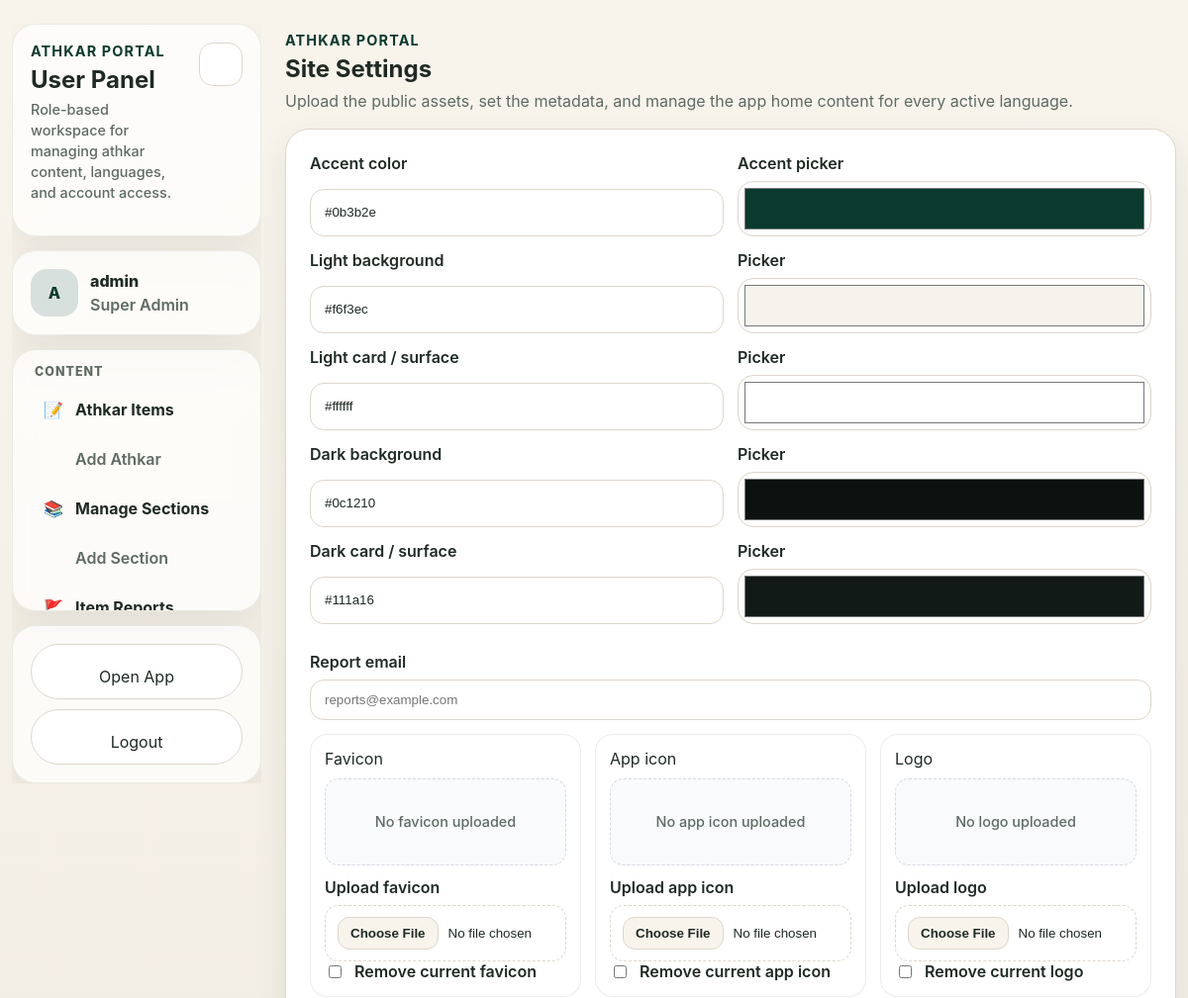
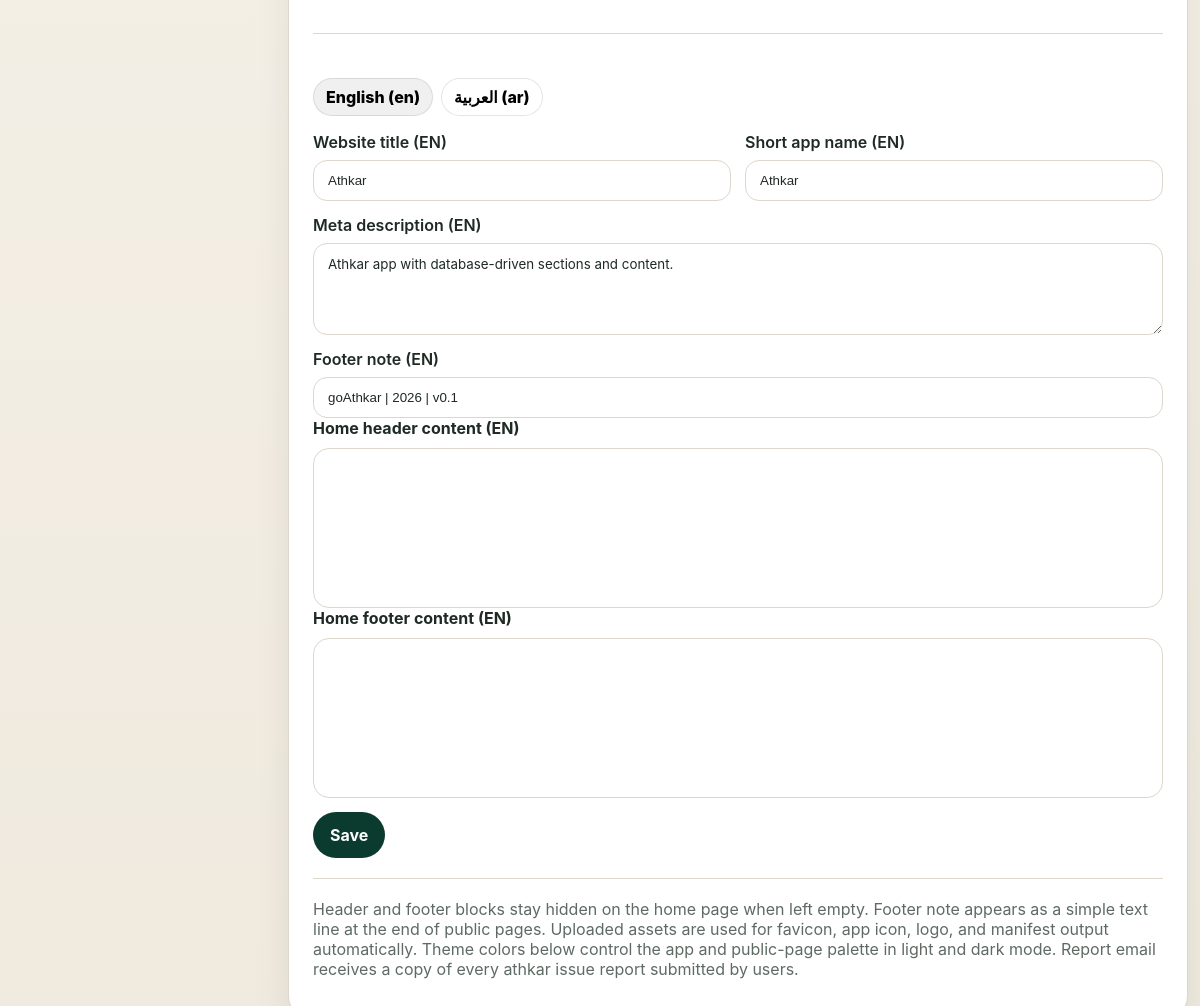
The app's page /user/site-content.php (signed in) with its own data (2 pictures, top to bottom).
### tables this page shows
CREATE TABLE IF NOT EXISTS app_languages (
  code VARCHAR(8) NOT NULL PRIMARY KEY,
  label VARCHAR(64) NOT NULL,
  native_label VARCHAR(64) NOT NULL,
  dir ENUM('ltr','rtl') NOT NULL DEFAULT 'ltr',
  is_active TINYINT(1) NOT NULL DEFAULT 1,
  display_order INT UNSIGNED NOT NULL DEFAULT 1,
  created_at TIMESTAMP NOT NULL DEFAULT CURRENT_TIMESTAMP,
  updated_at TIMESTAMP NOT NULL DEFAULT CURRENT_TIMESTAMP ON UPDATE CURRENT_TIMESTAMP
);

### config/i18n.php (called while the page is built, shortened)
<?php
function get_languages(PDO $pdo, bool $onlyActive = false): array
{
    try {
        $has = (bool)$pdo->query("SHOW TABLES LIKE 'app_languages'")->fetchColumn();
        if ($has) {
            $sql = "SELECT code, label, native_label, COALESCE(dir, CASE WHEN code = 'ar' THEN 'rtl' ELSE 'ltr' END) AS dir, is_active, display_order FROM app_languages";
            if ($onlyActive) $sql .= ' WHERE is_active = 1';
            $sql .= ' ORDER BY display_order ASC, code ASC';
            $rows = $pdo->query($sql)->fetchAll();
            if (is_array($rows) && $rows) return $rows;
        }
    } catch (Throwable $e) {
    }
    $fallback = [
        ['code' => 'en', 'label' => 'English', 'native_label' => 'English', 'dir' => 'ltr', 'is_active' => 1, 'display_order' => 1],
        ['code' => 'ar', 'label' => 'Arabic', 'native_label' => 'العربية', 'dir' => 'rtl', 'is_active' => 1, 'display_order' => 2],
    ];
    return $onlyActive ? $fallback : $fallback;
}
function get_site_content(PDO $pdo, string $lang, array $defaults = []): array
{
    $keys = array_keys($defaults);
    $out = $defaults;
    try {
        $hasNew = (bool)$pdo->query("SHOW TABLES LIKE 'site_content_i18n'")->fetchColumn();
        if ($hasNew) {
            if ($keys) {
                $placeholders = implode(',', array_fill(0, count($keys), '?'));
                $stmt = $pdo->prepare("SELECT content_key, value FROM site_content_i18n WHERE lang = ? AND content_key IN ($placeholders)");
                $stmt->execute(array_merge([$lang], $keys));
            } else {
                $stmt = $pdo->prepare('SELECT content_key, value FROM site_content_i18n WHERE lang = ?');
                $stmt->execute([$lang]);
            }
            foreach ($stmt->fetchAll() as $row) {
                $out[$row['content_key']] = $row['value'];
            }
            if ($lang !== 'en') {
                if ($keys) {
                    $placeholders = implode(',', array_fill(0, count($keys), '?'));
                    $stmt2 = $pdo->prepare("SELECT content_key, value FROM site_content_i18n WHERE lang = 'en' AND content_key IN ($placeholders)");
                    $stmt2->execute($keys);
                } else {
                    $stmt2 = $pdo->query("SELECT content_key, value FROM site_content_i18n WHERE lang = 'en'");
                }
                foreach ($stmt2->fetchAll() as $row) {
                    if (!isset($out[$row['content_key']]) || trim((string)$out[$row['content_key']]) === '') {
                        $out[$row['content_key']] = $row['value'];
                    }
                }
            }
            return $out;
        }
    } catch (Throwable $e) {
    }
    return $out;
}

### config/lang_admin.php (called while the page is built, shortened)
<?php
require_once __DIR__ . '/i18n.php';
function admin_language_rows(PDO $pdo, bool $activeOnly = false): array
{
    return get_languages($pdo, $activeOnly);
}
function admin_edit_language_rows(PDO $pdo): array
{
    $rows = admin_language_rows($pdo, true);
    return $rows ?: admin_language_rows($pdo, false);
}

### config/auth.php (called while the page is built, shortened)
<?php
function esc(?string $value): string
{
    return htmlspecialchars((string)$value, ENT_QUOTES, 'UTF-8');
}

### user/site-content.php (the view, shortened to what this page needs)
<?php
require_once __DIR__ . '/../config/auth.php';
require_once __DIR__ . '/../config/i18n.php';
require_once __DIR__ . '/../config/lang_admin.php';
$pdo = app_pdo();
$languages = admin_edit_language_rows($pdo);
$langCodes = array_map(fn($row) => $row['code'], $languages);
$defaultsGlobal = [
    'theme_color' => '#0b3b2e',
    'favicon_url' => '',
    'app_icon_url' => '',
    'logo_url' => '',
    'report_email' => '',
    'theme_light_bg' => '#f6f3ec',
    'theme_light_surface' => '#ffffff',
    'theme_dark_bg' => '#0c1210',
    'theme_dark_surface' => '#111a16',
];
$defaultLangContent = [
    'site_title' => 'Athkar',
    'site_short_name' => 'Athkar',
    'site_description' => 'Athkar app with database-driven sections and content.',
    'home_header' => '',
    'home_footer' => '',
    'footer_note' => 'goAthkar | 2026 | v0.1',
];
function load_site_lang(PDO $pdo, string $lang, array $defaults): array {
    return get_site_content($pdo, $lang, array_merge([
        'theme_color' => '#0b3b2e',
        'favicon_url' => '',
        'app_icon_url' => '',
        'logo_url' => '',
        'report_email' => '',
        'theme_light_bg' => '#f6f3ec',
        'theme_light_surface' => '#ffffff',
        'theme_dark_bg' => '#0c1210',
        'theme_dark_surface' => '#111a16',
    ], $defaults));
}
$content = [];
foreach ($langCodes as $code) $content[$code] = load_site_lang($pdo, $code, $defaultLangContent);
foreach ($langCodes as $code) $content[$code] = load_site_lang($pdo, $code, $defaultLangContent);
$globalSource = $content[$langCodes[0] ?? 'en'] ?? array_merge($defaultsGlobal, $defaultLangContent);
?><!DOCTYPE html>
<html lang="en">
<head>
  <link rel="stylesheet" href="../css/style.css" />
  <link rel="stylesheet" href="../css/admin.css" />
  <link rel="stylesheet" href="https://cdn.jsdelivr.net/npm/trix@2.1.16/dist/trix.css" />
</head>
<body class="admin-body">
  <main class="admin-app-shell">
    <?php $activePage = 'site'; include __DIR__ . '/_nav.php'; ?>
    <section class="admin-content">
      <header class="admin-page-header">
        <div class="admin-page-title">
          <p class="admin-eyebrow">Athkar Portal</p>
          <h1>Site Settings</h1>
          <p class="admin-subtitle">Upload the public assets, set the metadata, and manage the app home content for every active language.</p>
        </div>
      </header>
    <section class="admin-panel">
      <form method="post" class="admin-form-stack" enctype="multipart/form-data">
        <div class="admin-settings-grid">
          <label class="admin-inline-field"><span>Accent color</span><input class="admin-input" type="text" id="theme_color_input" name="theme_color" value="<?= esc($globalSource['theme_color'] ?? '#0b3b2e') ?>" /></label>
          <label class="admin-inline-field"><span>Accent picker</span><input class="admin-color-picker" type="color" value="<?= esc($globalSource['theme_color'] ?? '#0b3b2e') ?>" data-color-sync="theme_color_input" /></label>
          <label class="admin-inline-field"><span>Light background</span><input class="admin-input" type="text" id="theme_light_bg_input" name="theme_light_bg" value="<?= esc($globalSource['theme_light_bg'] ?? '#f6f3ec') ?>" /></label>
          <label class="admin-inline-field"><span>Picker</span><input class="admin-color-picker" type="color" value="<?= esc($globalSource['theme_light_bg'] ?? '#f6f3ec') ?>" data-color-sync="theme_light_bg_input" /></label>
          <label class="admin-inline-field"><span>Light card / surface</span><input class="admin-input" type="text" id="theme_light_surface_input" name="theme_light_surface" value="<?= esc($globalSource['theme_light_surface'] ?? '#ffffff') ?>" /></label>
          <label class="admin-inline-field"><span>Picker</span><input class="admin-color-picker" type="color" value="<?= esc($globalSource['theme_light_surface'] ?? '#ffffff') ?>" data-color-sync="theme_light_surface_input" /></label>
          <label class="admin-inline-field"><span>Dark background</span><input class="admin-input" type="text" id="theme_dark_bg_input" name="theme_dark_bg" value="<?= esc($globalSource['theme_dark_bg'] ?? '#0c1210') ?>" /></label>
          <label class="admin-inline-field"><span>Picker</span><input class="admin-color-picker" type="color" value="<?= esc($globalSource['theme_dark_bg'] ?? '#0c1210') ?>" data-color-sync="theme_dark_bg_input" /></label>
          <label class="admin-inline-field"><span>Dark card / surface</span><input class="admin-input" type="text" id="theme_dark_surface_input" name="theme_dark_surface" value="<?= esc($globalSource['theme_dark_surface'] ?? '#111a16') ?>" /></label>
          <label class="admin-inline-field"><span>Picker</span><input class="admin-color-picker" type="color" value="<?= esc($globalSource['theme_dark_surface'] ?? '#111a16') ?>" data-color-sync="theme_dark_surface_input" /></label>
        </div>
        <div class="admin-settings-grid" style="margin-top:14px">
          <label class="admin-inline-field admin-span-2"><span>Report email</span><input class="admin-input" type="email" name="report_email" value="<?= esc($globalSource['report_email'] ?? '') ?>" placeholder="reports@example.com" /></label>
        </div>
        <div class="site-asset-grid">
          <section class="site-asset-card">
            <p class="admin-note-title">Favicon</p>
            <div class="site-asset-preview">
              <?php if (!empty($globalSource['favicon_url'])): ?><img src="<?= esc($globalSource['favicon_url']) ?>" alt="Current favicon" /><?php else: ?><span class="admin-help-inline">No favicon uploaded</span><?php endif; ?>
            </div>
            <label class="admin-inline-field"><span>Upload favicon</span><input class="admin-file-input" type="file" name="favicon_file" accept=".ico,image/png,image/svg+xml,image/webp" /></label>
            <label class="admin-checkbox"><input type="checkbox" name="remove_favicon" value="1" /><span>Remove current favicon</span></label>
          </section>
          <section class="site-asset-card">
            <p class="admin-note-title">App icon</p>
            <div class="site-asset-preview">
              <?php if (!empty($globalSource['app_icon_url'])): ?><img src="<?= esc($globalSource['app_icon_url']) ?>" alt="Current app icon" /><?php else: ?><span class="admin-help-inline">No app icon uploaded</span><?php endif; ?>
            </div>
            <label class="admin-inline-field"><span>Upload app icon</span><input class="admin-file-input" type="file" name="app_icon_file" accept="image/png,image/jpeg,image/webp,image/svg+xml" /></label>
            <label class="admin-checkbox"><input type="checkbox" name="remove_app_icon" value="1" /><span>Remove current app icon</span></label>
          </section>
          <section class="site-asset-card">
            <p class="admin-note-title">Logo</p>
            <div class="site-asset-preview">
              <?php if (!empty($globalSource['logo_url'])): ?><img src="<?= esc($globalSource['logo_url']) ?>" alt="Current logo" /><?php else: ?><span class="admin-help-inline">No logo uploaded</span><?php endif; ?>
            </div>
            <label class="admin-inline-field"><span>Upload logo</span><input class="admin-file-input" type="file" name="logo_file" accept="image/png,image/jpeg,image/webp,image/svg+xml" /></label>
            <label class="admin-checkbox"><input type="checkbox" name="remove_logo" value="1" /><span>Remove current logo</span></label>
          </section>
        </div>
        <div class="admin-divider"></div>
        <div class="lang-tabs" role="tablist" aria-label="Languages">
          <?php foreach ($languages as $idx => $lang): ?>
            <button class="lang-tab<?= $idx === 0 ? ' is-active' : '' ?>" type="button" data-langtab="<?= esc($lang['code']) ?>"><?= esc($lang['native_label']) ?> (<?= esc($lang['code']) ?>)</button>
          <?php endforeach; ?>
        </div>
        <?php foreach ($languages as $idx => $lang): $code = $lang['code']; $c = $content[$code]; ?>
          <div class="lang-pane" data-langpane="<?= esc($code) ?>" <?= $idx === 0 ? '' : 'hidden' ?>>
            <div class="admin-settings-grid">
              <label class="admin-inline-field"><span>Website title (<?= esc(strtoupper($code)) ?>)</span><input class="admin-input" type="text" name="site_title_<?= esc($code) ?>" value="<?= esc($c['site_title'] ?? '') ?>" /></label>
              <label class="admin-inline-field"><span>Short app name (<?= esc(strtoupper($code)) ?>)</span><input class="admin-input" type="text" name="site_short_name_<?= esc($code) ?>" value="<?= esc($c['site_short_name'] ?? '') ?>" /></label>
              <label class="admin-inline-field admin-span-2"><span>Meta description (<?= esc(strtoupper($code)) ?>)</span><textarea class="admin-textarea admin-textarea-compact" name="site_description_<?= esc($code) ?>" rows="3"><?= esc($c['site_description'] ?? '') ?></textarea></label>
              <label class="admin-inline-field admin-span-2"><span>Footer note (<?= esc(strtoupper($code)) ?>)</span><input class="admin-input" type="text" name="footer_note_<?= esc($code) ?>" value="<?= esc($c['footer_note'] ?? '') ?>" placeholder="goAthkar | 2026 | v0.1" /></label>
            </div>
            <div class="admin-form-row">
              <label for="home_header_<?= esc($code) ?>"><strong>Home header content (<?= esc(strtoupper($code)) ?>)</strong></label>
              <trix-editor input="home_header_<?= esc($code) ?>" class="admin-trix"></trix-editor>
            </div>
            <div class="admin-form-row">
              <label for="home_footer_<?= esc($code) ?>"><strong>Home footer content (<?= esc(strtoupper($code)) ?>)</strong></label>
              <trix-editor input="home_footer_<?= esc($code) ?>" class="admin-trix"></trix-editor>
            </div>
          </div>
        <?php endforeach; ?>
        <div class="admin-form-actions"><button type="submit" class="primary-button">Save</button></div>
      </form>
      <div class="admin-divider"></div>
      <p class="admin-help">Header and footer blocks stay hidden on the home page when left empty. Footer note appears as a simple text line at the end of public pages. Uploaded assets are used for favicon, app icon, logo, and manifest output automatically. Theme colors below control the app and public-page palette in light and dark mode. Report email receives a copy of every athkar issue report submitted by users.</p>
    </section>
    </section>
  </main>
</body>
</html>

### records on screen
app_languages: native_label "English", code "en", code "EN", code "Athkar", code "Athkar app with database-driven sections and content.", code "goAthkar | 2026 | v0.1"
app_languages: native_label "العربية", code "ar"

### other values on screen
$avatar "A"
$username "admin"
$roleLabel "Super Admin"
$label "Add Athkar Add Section"
